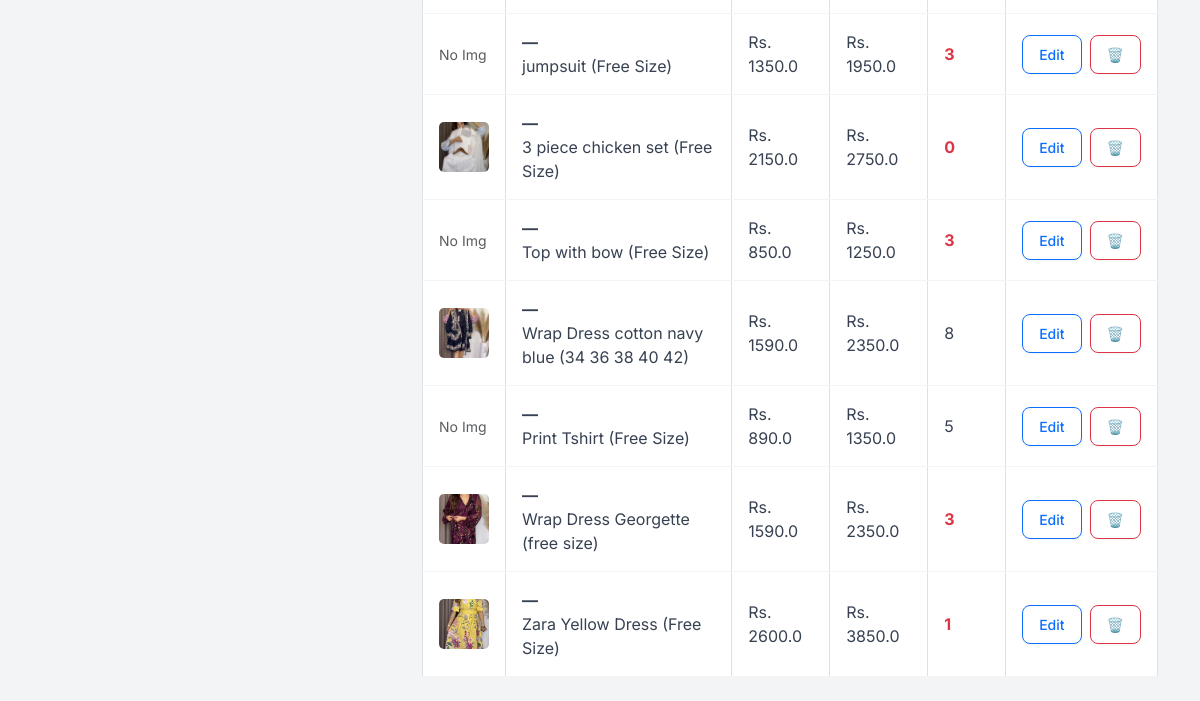
The page /inventory (lower part) on the database as committed earlier.
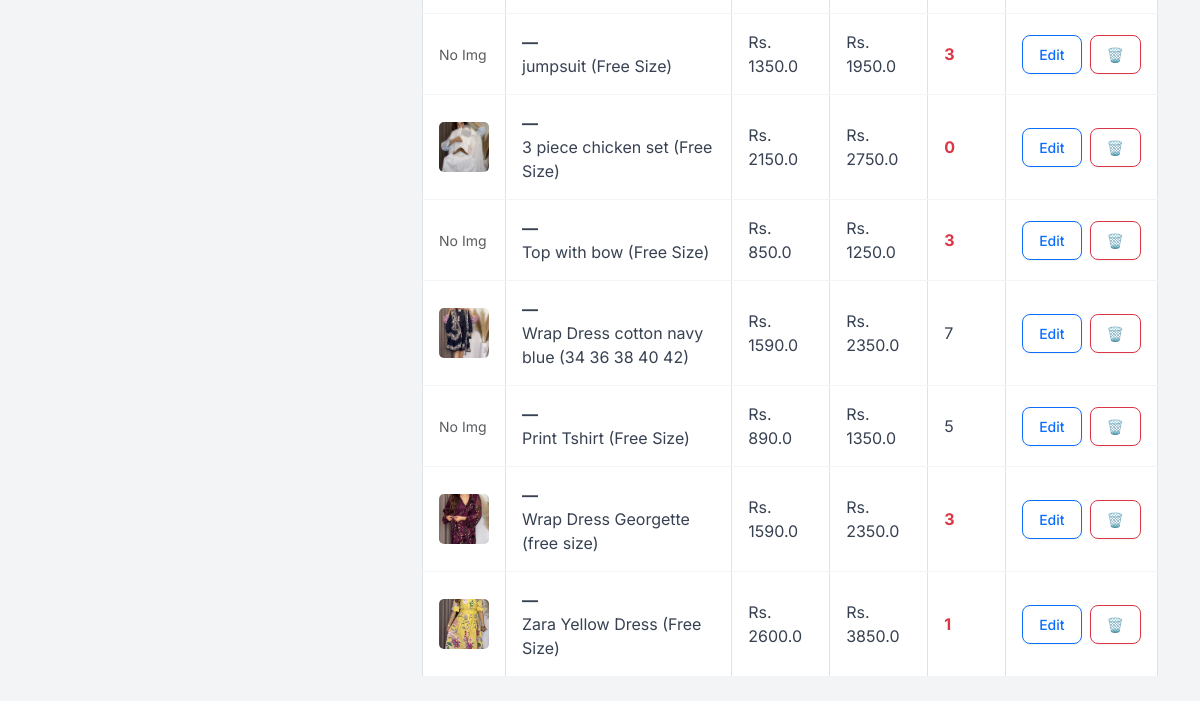
The same page on the database as committed later.
### app.py (models this page shows)
class Product(db.Model):
    id = db.Column(db.Integer, primary_key=True)
    sku = db.Column(db.String(50), unique=True, nullable=True)
    name = db.Column(db.String(100), nullable=False)
    size = db.Column(db.String(10), nullable=False)
    cost_price = db.Column(db.Float, default=0.0)
    price = db.Column(db.Float, nullable=False)
    stock = db.Column(db.Integer, default=0)
    image = db.Column(db.String(100), nullable=True)

### app.py (the view, shortened to what this page needs)
@app.route('/inventory', methods=['GET', 'POST'])
def inventory():
    products = Product.query.all()
    return render_template('inventory.html', products=products)

### templates/inventory.html (shortened to what this page needs)
{% extends "layout.html" %}
{% block content %}
<div class="row">
    <div class="col-md-4">
    </div>
    <div class="col-md-8">
        <table class="table table-bordered bg-white align-middle">
            <tbody>
                {% for p in products %}
                <tr>
                    <td>
                        {% if p.image %}
                        <img src="{{ url_for('static', filename='uploads/' + p.image) }}" width="50" height="50" style="object-fit: cover; border-radius: 5px;">
                        {% else %}
                        <span class="text-muted small">No Img</span>
                        {% endif %}
                    </td>
                    <td>
                        <strong>{{ p.sku if p.sku else '—' }}</strong><br>
                        {{ p.name }} ({{ p.size }})
                    </td>
                    <td>Rs. {{ p.cost_price }}</td>
                    <td>Rs. {{ p.price }}</td>
                    <td class="{{ 'text-danger fw-bold' if p.stock < 5 else '' }}">{{ p.stock }}</td>
                    <td>
                        <div class="d-flex gap-2">
                            <a href="/edit_product/{{ p.id }}" class="btn btn-sm btn-outline-primary">Edit</a>
                            <a href="/delete_product/{{ p.id }}"
                               class="btn btn-sm btn-outline-danger"
                               onclick="return confirm('Are you sure? This cannot be undone.')">
                                🗑️
                            </a>
                        </div>
                    </td>
                </tr>
                {% endfor %}
            </tbody>
        </table>
    </div>
</div>
{% endblock %}

Rows that differ between the two databases and show on the page:
changed Product "Wrap Dress cotton navy blue": stock "8" → "7"
